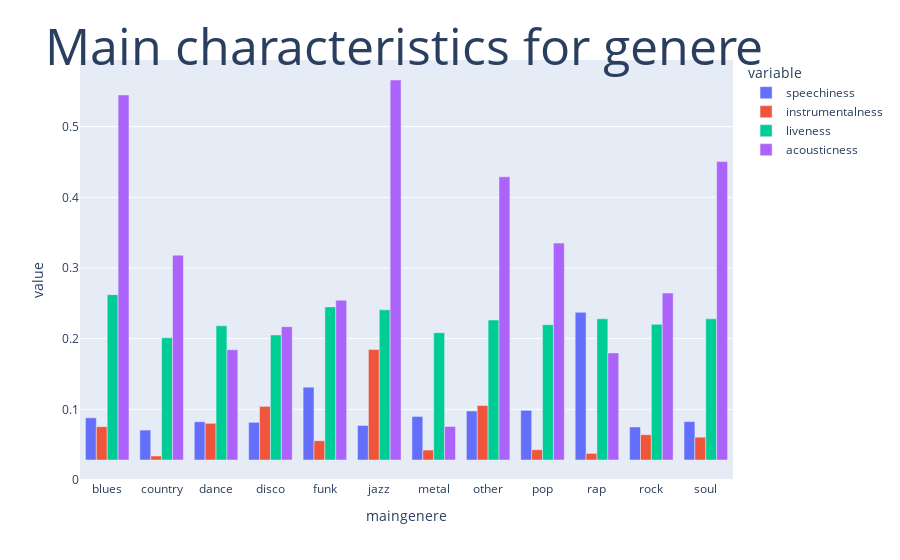

The notebook cell this image was saved under:
### Code cell
col=sb.color_palette('pastel6')
fig2 = px.bar(top_12_genere_gb, x=top_12_genere_gb.index, y=['speechiness','instrumentalness','liveness','acousticness'], barmode='group')
fig2.update_layout(title=dict(text="Main characteristics for genere", font=dict(size=50), automargin=True, yref='paper'))
fig2.show()

### Figure 1 — Plotly figure (JSON) as saved in the notebook; plotly's stock layout.template omitted (floating-point values rounded to 4 significant figures)
{"data": [{"alignmentgroup": "True", "hovertemplate": "variable=speechiness<br>maingenere=%{x}<br>value=%{y}<extra></extra>", "legendgroup": "speechiness", "marker": {"color": "#636efa", "pattern": {"shape": ""}}, "name": "speechiness", "offsetgroup": "speechiness", "orientation": "v", "showlegend": true, "textposition": "auto", "type": "bar", "x": ["blues", "country", "dance", "disco", "funk", "jazz", "metal", "other", "pop", "rap", "rock", "soul"], "xaxis": "x", "y": [0.05968, 0.04231, 0.05409, 0.05331, 0.103, 0.04883, 0.06164, 0.06936, 0.07031, 0.2089, 0.04669, 0.05429], "yaxis": "y"}, {"alignmentgroup": "True", "hovertemplate": "variable=instrumentalness<br>maingenere=%{x}<br>value=%{y}<extra></extra>", "legendgroup": "instrumentalness", "marker": {"color": "#EF553B", "pattern": {"shape": ""}}, "name": "instrumentalness", "offsetgroup": "instrumentalness", "orientation": "v", "showlegend": true, "textposition": "auto", "type": "bar", "x": ["blues", "country", "dance", "disco", "funk", "jazz", "metal", "other", "pop", "rap", "rock", "soul"], "xaxis": "x", "y": [0.04713, 0.005626, 0.05189, 0.07586, 0.02718, 0.1562, 0.01409, 0.07705, 0.01449, 0.00934, 0.03576, 0.03226], "yaxis": "y"}, {"alignmentgroup": "True", "hovertemplate": "variable=liveness<br>maingenere=%{x}<br>value=%{y}<extra></extra>", "legendgroup": "liveness", "marker": {"color": "#00cc96", "pattern": {"shape": ""}}, "name": "liveness", "offsetgroup": "liveness", "orientation": "v", "showlegend": true, "textposition": "auto", "type": "bar", "x": ["blues", "country", "dance", "disco", "funk", "jazz", "metal", "other", "pop", "rap", "rock", "soul"], "xaxis": "x", "y": [0.2339, 0.1729, 0.1899, 0.1769, 0.2166, 0.2124, 0.18, 0.1981, 0.1914, 0.1998, 0.1919, 0.1998], "yaxis": "y"}, {"alignmentgroup": "True", "hovertemplate": "variable=acousticness<br>maingenere=%{x}<br>value=%{y}<extra></extra>", "legendgroup": "acousticness", "marker": {"color": "#ab63fa", "pattern": {"shape": ""}}, "name": "acousticness", "offsetgroup": "acousticness", "orientation": "v", "showlegend": true, "textposition": "auto", "type": "bar", "x": ["blues", "country", "dance", "disco", "funk", "jazz", "metal", "other", "pop", "rap", "rock", "soul"], "xaxis": "x", "y": [0.5165, 0.2899, 0.1559, 0.1887, 0.2261, 0.5377, 0.0474, 0.4007, 0.3069, 0.1515, 0.2362, 0.4222], "yaxis": "y"}], "layout": {"barmode": "group", "legend": {"title": {"text": "variable"}, "tracegroupgap": 0}, "margin": {"t": 60}, "title": {"automargin": true, "font": {"size": 50}, "text": "Main characteristics for genere", "yref": "paper"}, "xaxis": {"anchor": "y", "domain": [0, 1], "title": {"text": "maingenere"}}, "yaxis": {"anchor": "x", "domain": [0, 1], "title": {"text": "value"}}}}
